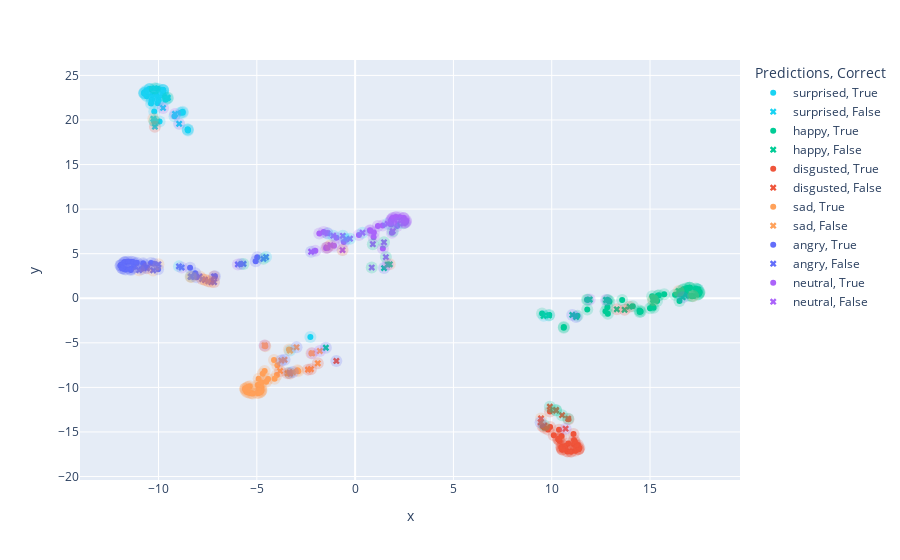

The notebook cell saved with this chart:
### Code cell
tsne_confidences = sklearn.manifold.TSNE()
confidences_points = tsne_confidences.fit_transform(confidences)

confidences_points_df = pd.DataFrame(confidences_points, columns=["x", "y"])
visdf = pd.concat([confidences_points_df, predictions_series, labels_series, correct_state], axis=1)

fig = px.scatter(visdf, x="x", y="y", color="Predictions", symbol="Correct", symbol_map=symbol_map, color_discrete_map=discrete_color_map)
fig2 = px.scatter(visdf, x="x", y="y", color="Label", hover_data=["Predictions"], opacity=0.2, color_discrete_map=discrete_color_map)
fig2.update_traces(dict(
  marker=dict(
    size=12,
  ),
  showlegend=False
))


fig.add_traces(fig2.data)
fig.show()

### Figure 1 — Plotly figure (JSON) as saved in the notebook; plotly's stock layout.template omitted (floating-point values rounded to 4 significant figures)
{"data": [{"hovertemplate": "Predictions=surprised<br>Correct=True<br>x=%{x}<br>y=%{y}<extra></extra>", "legendgroup": "surprised, True", "marker": {"color": "#19D3F3", "symbol": "circle"}, "mode": "markers", "name": "surprised, True", "orientation": "v", "showlegend": true, "type": "scatter", "x": [-9.766, -9.766, -10.13, -9.778, -8.773, -9.759, -9.189, -10.3, -10.6, -2.277, -10.32, -9.641, -10.43, -10.72, -8.503, -10.72, -10.02, -10.2, -10.05, -10.63, -9.749, -8.51, -9.759, -8.769, -9.544, -10.03, -10.38, -10.0, -10.22, -8.519, -10.73, -10.59, -10.14, -10.71, -9.946, -10.47, -10.47, -9.779, -8.879, -10.35], "xaxis": "x", "y": [23.34, 23.34, 23.53, 23.36, 20.93, 23.06, 20.43, 22.83, 23.3, -4.335, 22.32, 22.26, 23.48, 23.0, 18.83, 23.01, 22.55, 19.84, 21.88, 22.8, 22.72, 18.93, 22.83, 20.8, 22.42, 23.5, 21.86, 22.22, 20.94, 18.94, 23.03, 22.67, 22.9, 23.11, 19.83, 23.46, 23.46, 23.36, 20.8, 22.19], "yaxis": "y"}, {"hovertemplate": "Predictions=surprised<br>Correct=False<br>x=%{x}<br>y=%{y}<extra></extra>", "legendgroup": "surprised, False", "marker": {"color": "#19D3F3", "symbol": "x"}, "mode": "markers", "name": "surprised, False", "orientation": "v", "showlegend": true, "type": "scatter", "x": [-8.95, -10.21, -9.528, -10.26, -10.18, -9.769, -9.16, -10.19], "xaxis": "x", "y": [19.57, 19.89, 22.5, 20.13, 19.25, 21.35, 20.67, 23.53], "yaxis": "y"}, {"hovertemplate": "Predictions=happy<br>Correct=True<br>x=%{x}<br>y=%{y}<extra></extra>", "legendgroup": "happy, True", "marker": {"color": "#00CC96", "symbol": "circle"}, "mode": "markers", "name": "happy, True", "orientation": "v", "showlegend": true, "type": "scatter", "x": [15.18, 17.52, 16.45, 12.83, 16.67, 10.61, 17.02, 12.82, 15.17, 11.31, 9.507, 11.79, 12.86, 12.74, 17.43, 16.84, 16.5, 17.51, 15.39, 16.93, 17.16, 16.27, 15.11, 15.45, 17.49, 17.46, 15.36, 17.33, 17.37, 15.0, 14.53, 16.55, 15.13, 17.0, 14.47, 16.71, 12.88, 11.81, 17.43, 17.02, 9.875, 11.84, 12.93, 16.54, 10.62, 16.89, 17.12, 14.47, 15.72, 13.58, 14.12], "xaxis": "x", "y": [-1.056, 0.707, 0.4676, -0.9952, 0.9455, -3.3, 1.186, -0.1948, -0.1876, -1.976, -1.714, -0.1579, -1.748, -1.454, 0.4207, 0.5286, -0.3069, 0.6057, 0.2711, 0.288, 0.2157, 0.3903, 0.2232, 0.3377, 0.5405, 0.455, -0.3077, 1.081, 1.046, -1.132, -1.499, 0.4029, -0.8636, 1.186, -1.38, 1.017, -0.2126, -1.249, 0.9818, 1.184, -1.884, -0.1604, -0.3549, 0.7897, -3.227, 1.151, 0.2485, -1.536, 0.459, -0.2066, -0.8865], "yaxis": "y"}, {"hovertemplate": "Predictions=happy<br>Correct=False<br>x=%{x}<br>y=%{y}<extra></extra>", "legendgroup": "happy, False", "marker": {"color": "#00CC96", "symbol": "x"}, "mode": "markers", "name": "happy, False", "orientation": "v", "showlegend": true, "type": "scatter", "x": [13.7, 16.45, 1.762, 17.19, 9.588, 13.31, 16.66, 11.04, 15.15, 1.471, 1.658, 9.849, 13.96, 11.93, 11.24, -1.489, 12.76, 17.43], "xaxis": "x", "y": [-1.291, 0.8112, 3.811, 0.2571, -1.976, -1.236, 0.117, -1.87, -0.1897, 3.382, 3.775, -1.931, -0.9484, -0.144, -2.098, -5.55, -0.1919, 0.9771], "yaxis": "y"}, {"hovertemplate": "Predictions=disgusted<br>Correct=True<br>x=%{x}<br>y=%{y}<extra></extra>", "legendgroup": "disgusted, True", "marker": {"color": "#EF553B", "symbol": "circle"}, "mode": "markers", "name": "disgusted, True", "orientation": "v", "showlegend": true, "type": "scatter", "x": [9.623, 9.539, 11.12, 10.55, 10.34, 9.918, 10.53, 11.33, 10.85, 11.19, 10.1, 11.35, 10.84, 10.5, 10.78, 10.5, 11.21, 10.71, 11.37, 10.49, 9.909, 11.35, 10.99, 10.37, 10.82, 10.53, 10.41, 11.41, 10.37, 10.33, 11.24, 11.13, 10.98, 10.53, 11.17, 9.809, 11.11], "xaxis": "x", "y": [-14.52, -14.36, -16.37, -16.62, -15.85, -14.45, -16.98, -16.47, -13.57, -16.17, -15.37, -16.95, -16.28, -15.45, -17.17, -16.72, -17.09, -16.56, -16.9, -16.74, -12.7, -16.95, -17.19, -15.75, -17.18, -16.98, -16.01, -16.81, -14.76, -15.82, -16.49, -15.91, -17.19, -16.89, -16.43, -14.73, -15.23], "yaxis": "y"}, {"hovertemplate": "Predictions=disgusted<br>Correct=False<br>x=%{x}<br>y=%{y}<extra></extra>", "legendgroup": "disgusted, False", "marker": {"color": "#EF553B", "symbol": "x"}, "mode": "markers", "name": "disgusted, False", "orientation": "v", "showlegend": true, "type": "scatter", "x": [10.22, 10.71, 10.22, 9.435, 9.621, 9.905, 9.456, -0.9556, 10.84, 10.53], "xaxis": "x", "y": [-12.6, -14.64, -12.54, -13.92, -14.29, -12.16, -13.49, -7.033, -13.51, -13.12], "yaxis": "y"}, {"hovertemplate": "Predictions=sad<br>Correct=True<br>x=%{x}<br>y=%{y}<extra></extra>", "legendgroup": "sad, True", "marker": {"color": "#FFA15A", "symbol": "circle"}, "mode": "markers", "name": "sad, True", "orientation": "v", "showlegend": true, "type": "scatter", "x": [-5.358, -4.603, -4.876, -5.459, -5.204, -2.225, -2.89, -4.767, -4.125, -4.869, -5.35, -5.565, -4.907, -4.569, -5.455, -4.524, -4.904, -3.98, -3.366, -5.26, -2.932, -4.97, -4.952, -4.429, -5.589, -5.451, -4.591, -4.699, -4.098, -5.519, -3.956, -4.773, -5.571, -4.803, -4.816, -5.588, -4.762, -4.769], "xaxis": "x", "y": [-9.858, -8.157, -10.13, -9.975, -10.67, -6.182, -8.175, -10.38, -6.921, -9.676, -10.63, -10.09, -9.016, -5.389, -9.944, -9.376, -10.62, -8.614, -5.742, -10.66, -8.063, -10.64, -9.732, -9.057, -10.16, -10.56, -5.312, -8.476, -9.038, -10.48, -7.508, -9.999, -10.33, -10.5, -10.53, -10.15, -9.445, -10.3], "yaxis": "y"}, {"hovertemplate": "Predictions=sad<br>Correct=False<br>x=%{x}<br>y=%{y}<extra></extra>", "legendgroup": "sad, False", "marker": {"color": "#FFA15A", "symbol": "x"}, "mode": "markers", "name": "sad, False", "orientation": "v", "showlegend": true, "type": "scatter", "x": [-3.751, -3.314, -3.166, -2.251, -3.344, -2.981, -3.589, -3.304, -1.797, -2.399, -3.437, -1.9, -2.187, -4.603, -3.819], "xaxis": "x", "y": [-6.988, -5.861, -8.285, -7.952, -8.355, -5.501, -6.902, -8.45, -5.916, -8.007, -8.422, -7.297, -6.182, -5.288, -8.156], "yaxis": "y"}, {"hovertemplate": "Predictions=angry<br>Correct=True<br>x=%{x}<br>y=%{y}<extra></extra>", "legendgroup": "angry, True", "marker": {"color": "#636EFA", "symbol": "circle"}, "mode": "markers", "name": "angry, True", "orientation": "v", "showlegend": true, "type": "scatter", "x": [-11.86, -11.41, -11.87, -5.81, -11.68, -11.15, -8.074, -11.4, -10.76, -10.23, -10.02, -11.93, -8.131, -4.979, -11.75, -10.78, -11.73, -10.59, -10.86, -8.397, -11.92, -11.3, -11.84, -7.131, -11.1, -11.38, -11.68, -11.75, -5.058, -11.26, -11.41, -10.38, -11.55], "xaxis": "x", "y": [3.406, 3.173, 3.785, 3.841, 3.239, 3.865, 2.364, 4.099, 3.789, 3.858, 3.258, 3.685, 2.81, 4.591, 3.272, 3.915, 4.033, 3.452, 3.272, 3.413, 3.665, 4.07, 3.373, 2.477, 3.982, 3.303, 4.067, 4.02, 4.15, 3.514, 3.293, 3.943, 4.099], "yaxis": "y"}, {"hovertemplate": "Predictions=angry<br>Correct=False<br>x=%{x}<br>y=%{y}<extra></extra>", "legendgroup": "angry, False", "marker": {"color": "#636EFA", "symbol": "x"}, "mode": "markers", "name": "angry, False", "orientation": "v", "showlegend": true, "type": "scatter", "x": [-7.632, -5.964, -8.349, -10.0, -8.371, -4.663, -7.906, -10.99, -7.178, -4.531, -7.177, -8.325, -7.779, -8.824, -8.96, -7.464, -10.59, -10.27, -7.638, -7.322, -5.678], "xaxis": "x", "y": [2.069, 3.796, 2.453, 3.811, 2.41, 4.423, 2.431, 3.15, 2.443, 4.622, 1.824, 2.392, 2.152, 3.443, 3.577, 1.905, 3.363, 3.124, 2.056, 1.822, 3.854], "yaxis": "y"}, {"hovertemplate": "Predictions=neutral<br>Correct=True<br>x=%{x}<br>y=%{y}<extra></extra>", "legendgroup": "neutral, True", "marker": {"color": "#AB63FA", "symbol": "circle"}, "mode": "markers", "name": "neutral, True", "orientation": "v", "showlegend": true, "type": "scatter", "x": [-1.478, 2.137, 2.475, 0.1923, 2.468, -1.821, 2.549, 0.9528, 2.587, 1.404, 1.81, -1.075, 1.853, 1.855, 1.157, 1.931, 0.94, 1.837, 1.411, 0.7697, -1.604, -1.411, 2.256, 2.596, -0.9465, 1.87, -2.023, 2.064, -1.398, 2.511, 2.513, 2.092, 2.453, 1.902, 0.7529, -0.575], "xaxis": "x", "y": [5.646, 8.096, 8.969, 7.091, 8.988, 7.269, 8.502, 7.374, 8.587, 8.15, 8.613, 5.896, 8.827, 8.779, 8.095, 9.01, 6.846, 8.292, 5.595, 7.567, 7.437, 7.309, 9.089, 8.7, 6.78, 7.358, 5.319, 9.086, 5.696, 8.463, 8.464, 9.09, 8.996, 8.974, 7.623, 6.301], "yaxis": "y"}, {"hovertemplate": "Predictions=neutral<br>Correct=False<br>x=%{x}<br>y=%{y}<extra></extra>", "legendgroup": "neutral, False", "marker": {"color": "#AB63FA", "symbol": "x"}, "mode": "markers", "name": "neutral, False", "orientation": "v", "showlegend": true, "type": "scatter", "x": [1.918, 1.565, -0.6253, -0.4687, 0.8442, -1.251, -0.6411, -1.114, 1.469, -1.405, -1.426, 0.9003, 2.169, -0.261, 1.649, 0.3758, 2.454, -2.239], "xaxis": "x", "y": [7.529, 4.618, 7.005, 6.611, 3.444, 5.952, 5.405, 7.021, 6.278, 7.271, 5.694, 6.063, 8.395, 6.681, 8.348, 7.349, 8.406, 5.218], "yaxis": "y"}, {"customdata": [["surprised"], ["surprised"], ["surprised"], ["surprised"], ["sad"], ["surprised"], ["surprised"], ["happy"], ["surprised"], ["surprised"], ["sad"], ["surprised"], ["surprised"], ["surprised"], ["angry"], ["surprised"], ["neutral"], ["surprised"], ["surprised"], ["neutral"], ["surprised"], ["surprised"], ["surprised"], ["surprised"], ["surprised"], ["surprised"], ["surprised"], ["neutral"], ["angry"], ["surprised"], ["surprised"], ["surprised"], ["surprised"], ["surprised"], ["surprised"], ["surprised"], ["surprised"], ["surprised"], ["surprised"], ["neutral"], ["surprised"], ["neutral"], ["neutral"], ["happy"], ["angry"], ["surprised"], ["neutral"], ["surprised"], ["surprised"], ["neutral"], ["surprised"], ["surprised"], ["surprised"], ["surprised"], ["surprised"], ["happy"]], "hovertemplate": "Label=surprised<br>x=%{x}<br>y=%{y}<br>Predictions=%{customdata[0]}<extra></extra>", "legendgroup": "surprised", "marker": {"color": "#19D3F3", "opacity": 0.2, "size": 12, "symbol": "circle"}, "mode": "markers", "name": "surprised", "orientation": "v", "showlegend": false, "type": "scatter", "x": [-9.766, -9.766, -10.13, -9.778, -3.314, -8.773, -9.759, 9.588, -9.189, -10.3, -3.344, -10.6, -2.277, -10.32, -8.349, -9.641, -0.6253, -10.43, -10.72, -0.4687, -8.503, -10.72, -10.02, -10.2, -10.05, -10.63, -9.749, -1.114, -4.531, -8.51, -9.759, -8.769, -9.544, -10.03, -10.38, -10.0, -10.22, -8.519, -10.73, -1.405, -10.59, 2.169, -0.261, 9.849, -8.96, -10.14, 1.649, -10.71, -9.946, 0.3758, -10.47, -10.47, -9.779, -8.879, -10.35, 17.43], "xaxis": "x", "y": [23.34, 23.34, 23.53, 23.36, -5.861, 20.93, 23.06, -1.976, 20.43, 22.83, -8.355, 23.3, -4.335, 22.32, 2.453, 22.26, 7.005, 23.48, 23.0, 6.611, 18.83, 23.01, 22.55, 19.84, 21.88, 22.8, 22.72, 7.021, 4.622, 18.93, 22.83, 20.8, 22.42, 23.5, 21.86, 22.22, 20.94, 18.94, 23.03, 7.271, 22.67, 8.395, 6.681, -1.931, 3.577, 22.9, 8.348, 23.11, 19.83, 7.349, 23.46, 23.46, 23.36, 20.8, 22.19, 0.9771], "yaxis": "y"}, {"customdata": [["happy"], ["disgusted"], ["disgusted"], ["disgusted"], ["disgusted"], ["disgusted"], ["disgusted"], ["sad"], ["happy"], ["disgusted"], ["disgusted"], ["disgusted"], ["disgusted"], ["disgusted"], ["disgusted"], ["disgusted"], ["disgusted"], ["disgusted"], ["disgusted"], ["disgusted"], ["sad"], ["disgusted"], ["disgusted"], ["neutral"], ["angry"], ["disgusted"], ["angry"], ["surprised"], ["sad"], ["neutral"], ["disgusted"], ["disgusted"], ["happy"], ["angry"], ["disgusted"], ["disgusted"], ["disgusted"], ["sad"], ["disgusted"], ["disgusted"], ["sad"], ["angry"], ["disgusted"], ["angry"], ["disgusted"], ["disgusted"], ["disgusted"], ["disgusted"], ["disgusted"], ["disgusted"], ["sad"], ["disgusted"], ["disgusted"], ["disgusted"]], "hovertemplate": "Label=disgusted<br>x=%{x}<br>y=%{y}<br>Predictions=%{customdata[0]}<extra></extra>", "legendgroup": "disgusted", "marker": {"color": "#EF553B", "opacity": 0.2, "size": 12, "symbol": "circle"}, "mode": "markers", "name": "disgusted", "orientation": "v", "showlegend": false, "type": "scatter", "x": [13.7, 9.623, 9.539, 11.12, 10.55, 10.34, 9.918, -2.251, 13.31, 10.53, 11.33, 10.85, 11.19, 10.1, 11.35, 10.84, 10.5, 10.78, 10.5, 11.21, -3.304, 10.71, 11.37, -0.6411, -7.178, 10.49, -7.177, -10.18, -2.399, -1.426, 9.909, 11.35, 13.96, -7.779, 10.99, 10.37, 10.82, -3.437, 10.53, 10.41, -1.9, -7.464, 11.41, -10.59, 10.37, 10.33, 11.24, 11.13, 10.98, 10.53, -3.819, 11.17, 9.809, 11.11], "xaxis": "x", "y": [-1.291, -14.52, -14.36, -16.37, -16.62, -15.85, -14.45, -7.952, -1.236, -16.98, -16.47, -13.57, -16.17, -15.37, -16.95, -16.28, -15.45, -17.17, -16.72, -17.09, -8.45, -16.56, -16.9, 5.405, 2.443, -16.74, 1.824, 19.25, -8.007, 5.694, -12.7, -16.95, -0.9484, 2.152, -17.19, -15.75, -17.18, -8.422, -16.98, -16.01, -7.297, 1.905, -16.81, 3.363, -14.76, -15.82, -16.49, -15.91, -17.19, -16.89, -8.156, -16.43, -14.73, -15.23], "yaxis": "y"}, {"customdata": [["happy"], ["happy"], ["disgusted"], ["happy"], ["happy"], ["happy"], ["happy"], ["happy"], ["neutral"], ["happy"], ["happy"], ["happy"], ["happy"], ["happy"], ["happy"], ["disgusted"], ["happy"], ["neutral"], ["happy"], ["happy"], ["happy"], ["happy"], ["surprised"], ["angry"], ["happy"], ["neutral"], ["surprised"], ["happy"], ["happy"], ["happy"], ["disgusted"], ["happy"], ["happy"], ["disgusted"], ["happy"], ["happy"], ["happy"], ["happy"], ["happy"], ["disgusted"], ["happy"], ["happy"], ["neutral"], ["happy"], ["happy"], ["happy"], ["happy"], ["happy"], ["neutral"], ["happy"], ["happy"], ["happy"], ["happy"], ["happy"], ["disgusted"], ["happy"], ["happy"], ["happy"], ["happy"], ["happy"], ["surprised"], ["neutral"], ["happy"], ["happy"], ["happy"], ["happy"], ["angry"], ["happy"]], "hovertemplate": "Label=happy<br>x=%{x}<br>y=%{y}<br>Predictions=%{customdata[0]}<extra></extra>", "legendgroup": "happy", "marker": {"color": "#00CC96", "opacity": 0.2, "size": 12, "symbol": "circle"}, "mode": "markers", "name": "happy", "orientation": "v", "showlegend": false, "type": "scatter", "x": [15.18, 17.52, 10.22, 16.45, 12.83, 16.67, 10.61, 17.02, 1.918, 12.82, 15.17, 11.31, 9.507, 11.79, 12.86, 10.22, 12.74, 1.565, 17.43, 16.84, 16.5, 17.51, -10.21, -4.663, 15.39, 0.8442, -9.528, 16.93, 17.16, 16.27, 9.621, 15.11, 15.45, 9.905, 17.49, 17.46, 15.36, 17.33, 17.37, 10.84, 15.0, 14.53, 1.469, 16.55, 15.13, 17.0, 14.47, 16.71, 0.9003, 12.88, 11.81, 17.43, 17.02, 9.875, 10.53, 11.84, 12.93, 16.54, 10.62, 16.89, -10.19, 2.454, 17.12, 14.47, 15.72, 13.58, -5.678, 14.12], "xaxis": "x", "y": [-1.056, 0.707, -12.6, 0.4676, -0.9952, 0.9455, -3.3, 1.186, 7.529, -0.1948, -0.1876, -1.976, -1.714, -0.1579, -1.748, -12.54, -1.454, 4.618, 0.4207, 0.5286, -0.3069, 0.6057, 19.89, 4.423, 0.2711, 3.444, 22.5, 0.288, 0.2157, 0.3903, -14.29, 0.2232, 0.3377, -12.16, 0.5405, 0.455, -0.3077, 1.081, 1.046, -13.51, -1.132, -1.499, 6.278, 0.4029, -0.8636, 1.186, -1.38, 1.017, 6.063, -0.2126, -1.249, 0.9818, 1.184, -1.884, -13.12, -0.1604, -0.3549, 0.7897, -3.227, 1.151, 23.53, 8.406, 0.2485, -1.536, 0.459, -0.2066, 3.854, -0.8865], "yaxis": "y"}, {"customdata": [["happy"], ["happy"], ["sad"], ["happy"], ["sad"], ["sad"], ["sad"], ["sad"], ["sad"], ["sad"], ["angry"], ["sad"], ["sad"], ["angry"], ["sad"], ["sad"], ["angry"], ["sad"], ["sad"], ["sad"], ["surprised"], ["sad"], ["neutral"], ["sad"], ["sad"], ["sad"], ["angry"], ["angry"], ["sad"], ["sad"], ["disgusted"], ["sad"], ["happy"], ["angry"], ["sad"], ["sad"], ["sad"], ["sad"], ["sad"], ["sad"], ["sad"], ["sad"], ["sad"], ["sad"], ["sad"], ["sad"], ["sad"], ["sad"], ["sad"], ["sad"], ["sad"], ["angry"], ["angry"], ["angry"]], "hovertemplate": "Label=sad<br>x=%{x}<br>y=%{y}<br>Predictions=%{customdata[0]}<extra></extra>", "legendgroup": "sad", "marker": {"color": "#FFA15A", "opacity": 0.2, "size": 12, "symbol": "circle"}, "mode": "markers", "name": "sad", "orientation": "v", "showlegend": false, "type": "scatter", "x": [16.45, 1.762, -5.358, 17.19, -4.603, -4.876, -5.459, -5.204, -2.225, -2.89, -7.632, -4.767, -4.125, -10.0, -4.869, -5.35, -8.371, -5.565, -4.907, -4.569, -10.26, -5.455, -1.251, -4.524, -4.904, -3.98, -7.906, -10.99, -3.366, -5.26, 9.456, -2.932, 15.15, -8.325, -4.97, -4.952, -4.429, -5.589, -5.451, -4.591, -4.699, -4.098, -5.519, -3.956, -4.773, -5.571, -4.803, -4.816, -5.588, -4.762, -4.769, -10.27, -7.638, -7.322], "xaxis": "x", "y": [0.8112, 3.811, -9.858, 0.2571, -8.157, -10.13, -9.975, -10.67, -6.182, -8.175, 2.069, -10.38, -6.921, 3.811, -9.676, -10.63, 2.41, -10.09, -9.016, -5.389, 20.13, -9.944, 5.952, -9.376, -10.62, -8.614, 2.431, 3.15, -5.742, -10.66, -13.49, -8.063, -0.1897, 2.392, -10.64, -9.732, -9.057, -10.16, -10.56, -5.312, -8.476, -9.038, -10.48, -7.508, -9.999, -10.33, -10.5, -10.53, -10.15, -9.445, -10.3, 3.124, 2.056, 1.822], "yaxis": "y"}, {"customdata": [["sad"], ["angry"], ["angry"], ["angry"], ["sad"], ["angry"], ["angry"], ["angry"], ["angry"], ["angry"], ["angry"], ["sad"], ["angry"], ["happy"], ["angry"], ["angry"], ["angry"], ["surprised"], ["happy"], ["sad"], ["angry"], ["angry"], ["angry"], ["angry"], ["angry"], ["disgusted"], ["angry"], ["angry"], ["disgusted"], ["angry"], ["happy"], ["angry"], ["angry"], ["angry"], ["angry"], ["angry"], ["angry"], ["happy"], ["happy"], ["angry"], ["angry"], ["angry"], ["angry"], ["neutral"], ["angry"], ["angry"]], "hovertemplate": "Label=angry<br>x=%{x}<br>y=%{y}<br>Predictions=%{customdata[0]}<extra></extra>", "legendgroup": "angry", "marker": {"color": "#636EFA", "opacity": 0.2, "size": 12, "symbol": "circle"}, "mode": "markers", "name": "angry", "orientation": "v", "showlegend": false, "type": "scatter", "x": [-3.751, -11.86, -11.41, -11.87, -3.166, -5.81, -11.68, -11.15, -8.074, -11.4, -10.76, -2.981, -10.23, 16.66, -10.02, -11.93, -8.131, -8.95, 11.04, -3.589, -4.979, -11.75, -10.78, -11.73, -10.59, 9.435, -10.86, -8.397, -0.9556, -11.92, 1.471, -11.3, -11.84, -7.131, -11.1, -11.38, -11.68, 11.24, -1.489, -11.75, -5.058, -11.26, -11.41, -2.239, -10.38, -11.55], "xaxis": "x", "y": [-6.988, 3.406, 3.173, 3.785, -8.285, 3.841, 3.239, 3.865, 2.364, 4.099, 3.789, -5.501, 3.858, 0.117, 3.258, 3.685, 2.81, 19.57, -1.87, -6.902, 4.591, 3.272, 3.915, 4.033, 3.452, -13.92, 3.272, 3.413, -7.033, 3.665, 3.382, 4.07, 3.373, 2.477, 3.982, 3.303, 4.067, -2.098, -5.55, 4.02, 4.15, 3.514, 3.293, 5.218, 3.943, 4.099], "yaxis": "y"}, {"customdata": [["neutral"], ["neutral"], ["neutral"], ["neutral"], ["neutral"], ["neutral"], ["neutral"], ["neutral"], ["angry"], ["disgusted"], ["neutral"], ["neutral"], ["neutral"], ["neutral"], ["neutral"], ["neutral"], ["neutral"], ["neutral"], ["neutral"], ["neutral"], ["neutral"], ["sad"], ["neutral"], ["neutral"], ["neutral"], ["neutral"], ["neutral"], ["neutral"], ["neutral"], ["neutral"], ["happy"], ["surprised"], ["angry"], ["happy"], ["sad"], ["neutral"], ["neutral"], ["surprised"], ["neutral"], ["neutral"], ["sad"], ["neutral"], ["neutral"], ["neutral"], ["neutral"], ["neutral"], ["happy"]], "hovertemplate": "Label=neutral<br>x=%{x}<br>y=%{y}<br>Predictions=%{customdata[0]}<extra></extra>", "legendgroup": "neutral", "marker": {"color": "#AB63FA", "opacity": 0.2, "size": 12, "symbol": "circle"}, "mode": "markers", "name": "neutral", "orientation": "v", "showlegend": false, "type": "scatter", "x": [-1.478, 2.137, 2.475, 0.1923, 2.468, -1.821, 2.549, 0.9528, -5.964, 10.71, 2.587, 1.404, 1.81, -1.075, 1.853, 1.855, 1.157, 1.931, 0.94, 1.837, 1.411, -1.797, 0.7697, -1.604, -1.411, 2.256, 2.596, -0.9465, 1.87, -2.023, 1.658, -9.769, -8.824, 11.93, -2.187, 2.064, -1.398, -9.16, 2.511, 2.513, -4.603, 2.092, 2.453, 1.902, 0.7529, -0.575, 12.76], "xaxis": "x", "y": [5.646, 8.096, 8.969, 7.091, 8.988, 7.269, 8.502, 7.374, 3.796, -14.64, 8.587, 8.15, 8.613, 5.896, 8.827, 8.779, 8.095, 9.01, 6.846, 8.292, 5.595, -5.916, 7.567, 7.437, 7.309, 9.089, 8.7, 6.78, 7.358, 5.319, 3.775, 21.35, 3.443, -0.144, -6.182, 9.086, 5.696, 20.67, 8.463, 8.464, -5.288, 9.09, 8.996, 8.974, 7.623, 6.301, -0.1919], "yaxis": "y"}], "layout": {"legend": {"title": {"text": "Predictions, Correct"}, "tracegroupgap": 0}, "margin": {"t": 60}, "xaxis": {"anchor": "y", "domain": [0, 1], "title": {"text": "x"}}, "yaxis": {"anchor": "x", "domain": [0, 1], "title": {"text": "y"}}}}
